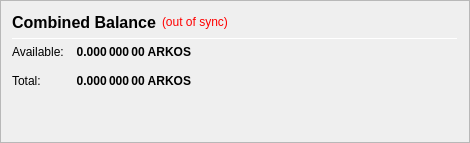
                   <widget class="QFrame" name="frame_CombinedBalances">
                    <property name="minimumSize">
                     <size>
                      <width>470</width>
                      <height>0</height>
                     </size>
                    </property>
                    <property name="frameShape">
                     <enum>QFrame::StyledPanel</enum>
                    </property>
                    <property name="frameShadow">
                     <enum>QFrame::Raised</enum>
                    </property>
                    <layout class="QVBoxLayout" name="verticalLayout_5">
                     <item>
                      <layout class="QHBoxLayout" name="horizontalLayout_5" stretch="0,0,0">
                       <item>
                        <widget class="QLabel" name="label_5z">
                         <property name="minimumSize">
                          <size>
                           <width>0</width>
                           <height>20</height>
                          </size>
                         </property>
                         <property name="font">
                          <font>
                           <pointsize>12</pointsize>
                           <weight>75</weight>
                           <bold>true</bold>
                          </font>
                         </property>
                         <property name="toolTip">
                          <string>Combined Balance (including unconfirmed and immature coins)</string>
                         </property>
                         <property name="text">
                          <string>Combined Balance</string>
                         </property>
                        </widget>
                       </item>
                       <item>
                        <widget class="QLabel" name="labelWalletStatus">
                         <property name="cursor">
                          <cursorShape>WhatsThisCursor</cursorShape>
                         </property>
                         <property name="toolTip">
                          <string>The displayed information may be out of date. Your wallet automatically synchronizes with the ARKOSCOIN network after a connection is established, but this process has not completed yet.</string>
                         </property>
                         <property name="styleSheet">
                          <string notr="true">QLabel { color: red; }</string>
                         </property>
                         <property name="text">
                          <string notr="true">(out of sync)</string>
                         </property>
                         <property name="alignment">
                          <set>Qt::AlignLeading|Qt::AlignLeft|Qt::AlignVCenter</set>
                         </property>
                        </widget>
                       </item>
                       <item>
                        <spacer name="horizontalSpacer_1">
                         <property name="orientation">
                          <enum>Qt::Horizontal</enum>
                         </property>
                         <property name="sizeHint" stdset="0">
                          <size>
                           <width>40</width>
                           <height>20</height>
                          </size>
                         </property>
                        </spacer>
                       </item>
                      </layout>
                     </item>
                     <item>
                      <widget class="Line" name="line_CombinedBalance">
                       <property name="minimumSize">
                        <size>
                         <width>0</width>
                         <height>1</height>
                        </size>
                       </property>
                       <property name="maximumSize">
                        <size>
                         <width>16777215</width>
                         <height>1</height>
                        </size>
                       </property>
                       <property name="orientation">
                        <enum>Qt::Horizontal</enum>
                       </property>
                      </widget>
                     </item>
                     <item>
                      <layout class="QGridLayout" name="gridLayout_3">
                       <property name="spacing">
                        <number>12</number>
                       </property>
                       <item row="1" column="0">
                        <widget class="QLabel" name="labelBalanceTextz">
                         <property name="text">
                          <string>Available:</string>
                         </property>
                        </widget>
                       </item>
                       <item row="1" column="1">
                        <widget class="QLabel" name="labelBalancez">
                         <property name="font">
                          <font>
                           <weight>75</weight>
                           <bold>true</bold>
                          </font>
                         </property>
                         <property name="cursor">
                          <cursorShape>IBeamCursor</cursorShape>
                         </property>
                         <property name="toolTip">
                          <string>Your current spendable balance</string>
                         </property>
                         <property name="text">
                          <string notr="true">0.000 000 00 ARKOS</string>
                         </property>
                         <property name="alignment">
                          <set>Qt::AlignRight|Qt::AlignTrailing|Qt::AlignVCenter</set>
                         </property>
                         <property name="textInteractionFlags">
                          <set>Qt::LinksAccessibleByMouse|Qt::TextSelectableByKeyboard|Qt::TextSelectableByMouse</set>
                         </property>
                        </widget>
                       </item>
                       <item row="2" column="0">
                        <widget class="QLabel" name="labelTotalTextz">
                         <property name="text">
                          <string>Total:</string>
                         </property>
                        </widget>
                       </item>
                       <item row="2" column="1">
                        <widget class="QLabel" name="labelTotalz">
                         <property name="font">
                          <font>
                           <weight>75</weight>
                           <bold>true</bold>
                          </font>
                         </property>
                         <property name="cursor">
                          <cursorShape>IBeamCursor</cursorShape>
                         </property>
                         <property name="toolTip">
                          <string>Total Balance, including all unavailable coins.</string>
                         </property>
                         <property name="text">
                          <string notr="true">0.000 000 00 ARKOS</string>
                         </property>
                         <property name="alignment">
                          <set>Qt::AlignRight|Qt::AlignTrailing|Qt::AlignVCenter</set>
                         </property>
                         <property name="textInteractionFlags">
                          <set>Qt::LinksAccessibleByMouse|Qt::TextSelectableByKeyboard|Qt::TextSelectableByMouse</set>
                         </property>
                        </widget>
                       </item>
                       <item row="2" column="3">
                        <spacer name="horizontalSpacer_2">
                         <property name="orientation">
                          <enum>Qt::Horizontal</enum>
                         </property>
                         <property name="sizeHint" stdset="0">
                          <size>
                           <width>40</width>
                           <height>20</height>
                          </size>
                         </property>
                        </spacer>
                       </item>
                      </layout>
                     </item>
                     <item>
                      <spacer name="verticalSpacer_1">
                       <property name="orientation">
                        <enum>Qt::Vertical</enum>
                       </property>
                       <property name="sizeHint" stdset="0">
                        <size>
                         <width>20</width>
                         <height>40</height>
                        </size>
                       </property>
                      </spacer>
                     </item>
                    </layout>
                   </widget>
